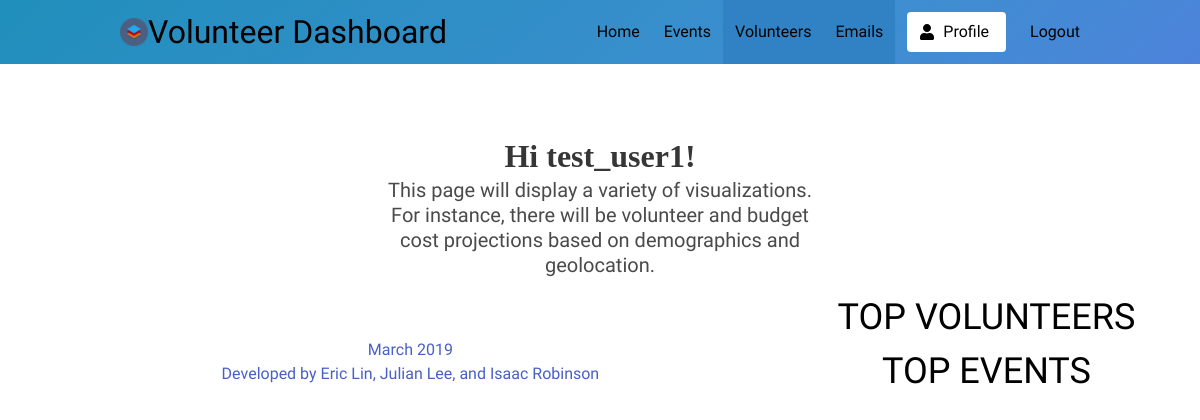
Before: / (signed in) with the older database file.
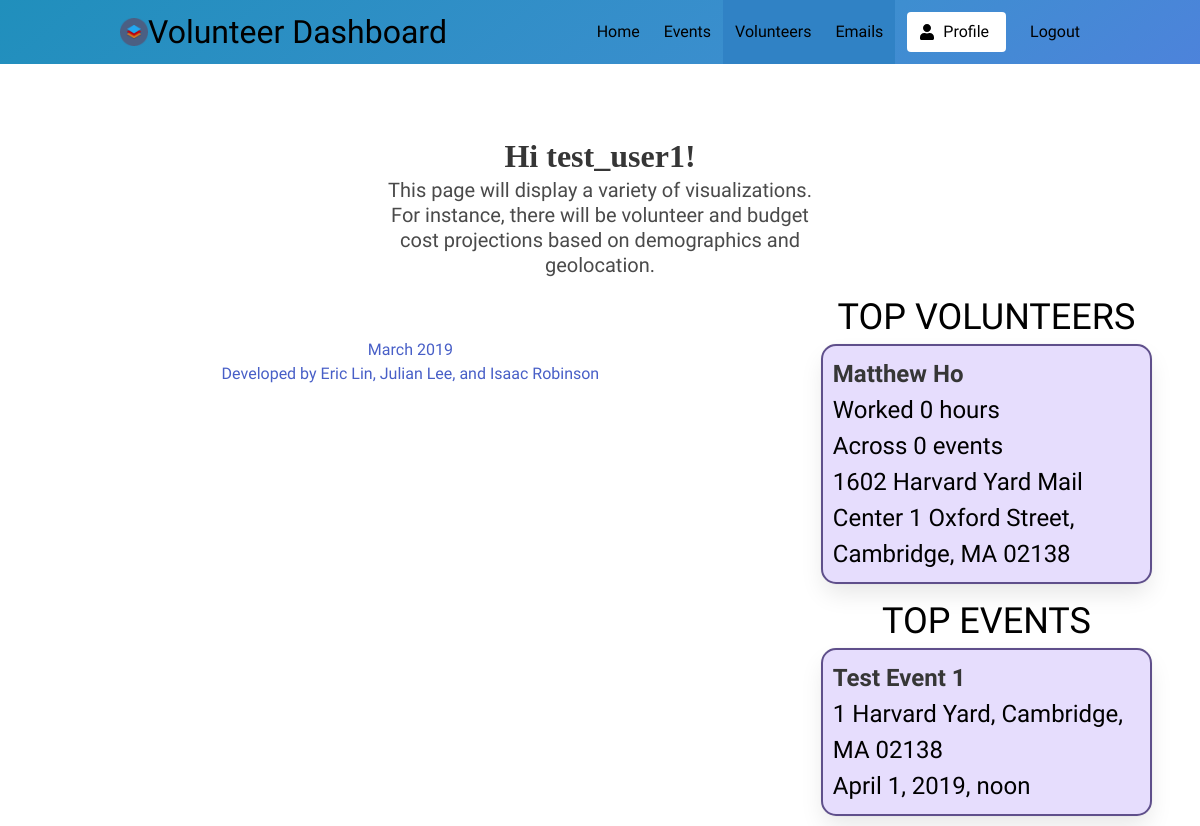
After: the same page with the newer database file.
### volunteers/models.py (models this page shows, shortened)
class Volunteer(models.Model):		# To store events
 	name = models.CharField(max_length=256)
 	address = models.CharField(max_length=256)
 	birthday = models.DateTimeField(default=timezone.now)	# default is today
 	gender = models.CharField(max_length=16)
 	email = models.EmailField()
 	date_joined = models.DateTimeField(default=timezone.now)  # keeps track of when they joined
 	num_hours = models.IntegerField(default=0)
 	num_events = models.IntegerField(default=0)

### events/models.py (models this page shows, shortened)
class Event(models.Model):		# To store events
 	name = models.CharField(max_length=256)
 	description = models.TextField(default='')
 	address = models.CharField(max_length=256)
 	time = models.DateTimeField(default=timezone.now)	# default is today
 	volunteers = models.ManyToManyField(	# joins events and volunteers
 		'volunteers.Volunteer',
 		related_name='events_volunteers',
 		blank=True,
 	)
 	cost = models.IntegerField(default=1000)	# dollar cost of the event

### cs91r_volunteer_dashboard/views.py (the view)
# urls.py: 2. Add a URL to urlpatterns:  path('', views.home, name='home')
def home(request):
    vols = Volunteer.objects.all()
    evs = Event.objects.all()
    return render (request, 'home.html', context = {"volunteers": vols[:4], "events": evs[:4]})

### templates/home.html (shortened to what this page needs)
{% extends 'base.html' %}
{% block content %}
  {% if user.is_authenticated %}
  {% load static %}
      <div class="hero-body">
        <div class="container has-text-centered">
          <div class="column is-6 is-offset-3">
    <div id="pieChart"></div>
            <h1 class="title">
              Hi {{ user.username }}!
            </h1>
            <h2 class="subtitle">
              This page will display a variety of visualizations. For instance, there will be volunteer and budget cost projections based on demographics and geolocation.
            </h2>
          </div>
        </div>
        <div class = "sidebar">
            <h2>TOP VOLUNTEERS</h2>
            {% for volunteer in volunteers %}
              <div class="card">
                <p><strong>{{volunteer.name}}</strong></p>
                <p>Worked {{volunteer.num_hours}} hours</p>
                <p>Across {{volunteer.num_events}} events</p>
                <p>{{volunteer.address}}</p>
              </div>
            {% endfor %}
            <h2>TOP EVENTS</h2>
            {% for event in events %}
              <div class = "card">
              <p><strong>{{event.name}}</strong></p>
              <p>{{event.address}}</p>
              <p>{{event.time}}</p>
              </div>
            {% endfor %}
        </div>
      </div>
      <div class="hero-foot has-text-centered">
        <a>
          March 2019 <br>
          Developed by Eric Lin, Julian Lee, and Isaac Robinson
        </a>
      </div>
	{% else %}
          {% load static %}
	{% endif %}
{% endblock %}

Changed rows visible on the page:
added Volunteer: name "Matthew Ho", num_hours "0", num_events "0", address "1602 Harvard Yard Mail Center 1 Oxford Street, Cambridge, MA 02138"
added Event: name "Test Event 1", address "1 Harvard Yard, Cambridge, MA 02138", time "April 1, 2019, noon"
